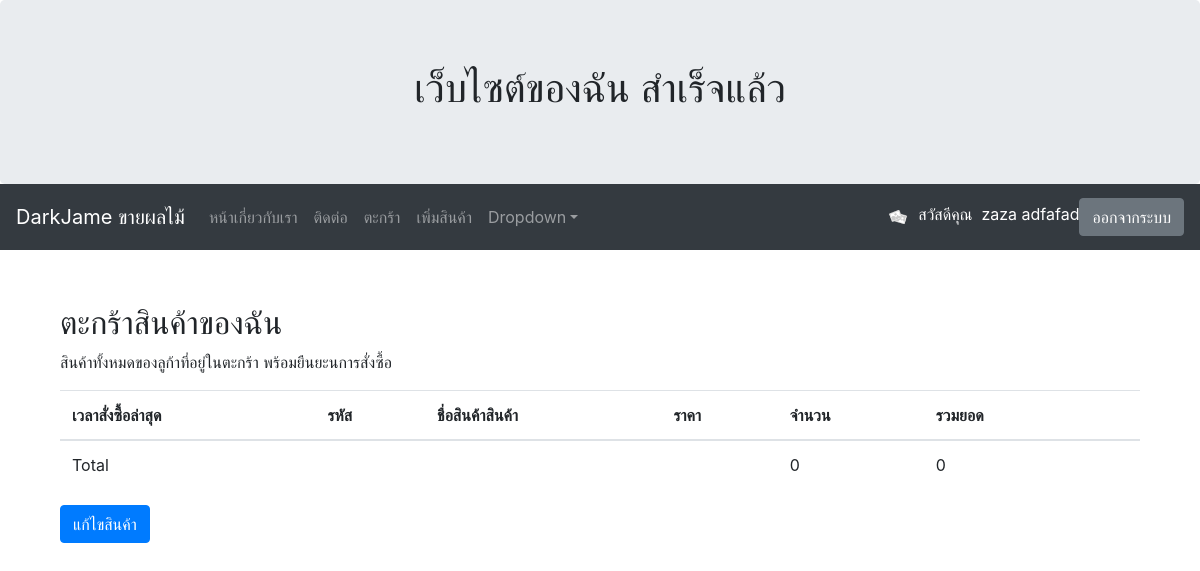
The app's page /mycart/ (signed in), older data.
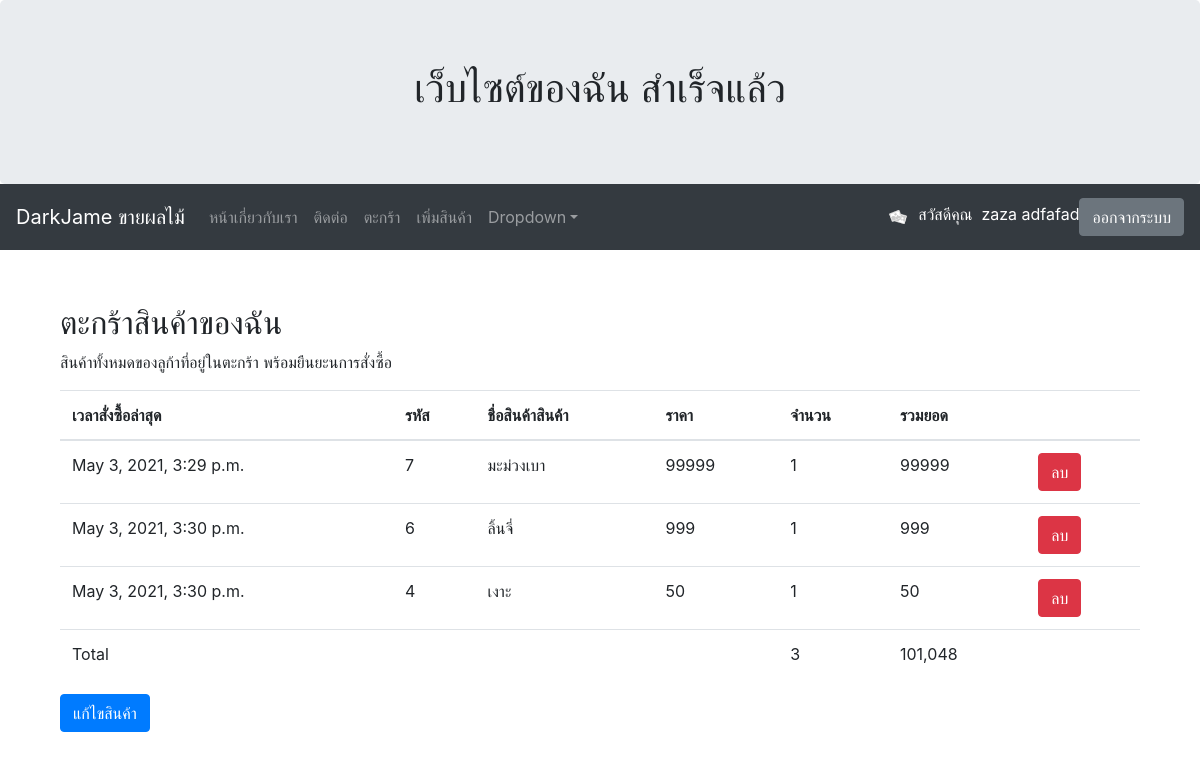
The same page, newer data.
### myapp/models.py (models this page shows)
class Cart(models.Model):
	user = models.ForeignKey(User, on_delete=models.CASCADE)
	productid = models.CharField(max_length=100)
	producname = models.CharField(max_length=100)
	price = models.IntegerField()
	quantity = models.IntegerField()
	total = models.IntegerField()
	stamp = models.DateTimeField(auto_now_add=True, blank=True, null=True)

### myapp/views.py (the view, shortened to what this page needs)
# urls.py: path('mycart/', MyCart, name='mycart-page'),
def MyCart(request):
	username = request.user.username
	user = User.objects.get(username=username)
	context = {}
	mycart = Cart.objects.filter(user=user)
	count = sum([c.quantity for c in mycart])
	total = sum([c.total for c in mycart])
	context['mycart'] = mycart
	context['count'] = count
	context['total'] = total
	return render(request, 'myapp/mycart.html', context)

### templates/myapp/mycart.html (shortened to what this page needs)
{% extends 'myapp/base.html' %}
{% load humanize %}
{% block content %}
    <br/>
    <div class="container">
        <h2>ตะกร้าสินค้าของฉัน</h2>
        <p>สินค้าทั้งหมดของลูก้าที่อยู่ในตะกร้า พร้อมยืนยะนการสั่งซื้อ</p>
        <table class="table">
            <thead>
            <tr>
                <th>เวลาสั่งซื้อล่าสุด</th>
                <th>รหัส</th>
                <th>ชื่อสินค้าสินค้า</th>
                <th>ราคา</th>
                <th>จำนวน</th>
                <th>รวมยอด</th>
                <th></th>
            </tr>
            </thead>
            <tbody>
            {% for pd in mycart %}
                <tr>
                    <td>{{ pd.stamp }}</td>
                    <td>{{ pd.productid }}</td>
                    <td>{{ pd.producname }}</td>
                    <td>{{ pd.price }}</td>
                    <td>{{ pd.quantity }}</td>
                    <td>{{ pd.total }}</td>
                    <form
                            method="POST"
                            id="form{{ pd.productid }}"
                            onsubmit="return confirm('ยืนยันการลบใช่หรือไม่');"
                    >
                        <td>
                            <button form="form{{ pd.productid }}" class="btn btn-danger">
                                ลบ
                            </button>
                        </td>
                    </form>
                </tr>
            {% endfor %}
            <tr>
                <td>Total</td>
                <td></td>
                <td></td>
                <td></td>
                <td>{{ count }}</td>
                <td>{{ total|intcomma }}</td>
                <td></td>
            </tr>
            </tbody>
        </table>
        <a href="{% url 'mycartedit-page' %} " class="btn btn-primary">แก้ไขสินค้า</a>
    </div>
{% endblock content %}

Row changes from the older to the newer data that the page shows:
added Cart: stamp "May 3, 2021, 3:29 p.m.", productid "7", producname "มะม่วงเบา", price "99999", quantity "1", total "99999"
added Cart: stamp "May 3, 2021, 3:30 p.m.", productid "6", producname "ลิ้นจี่", price "999", quantity "1", total "999"
added Cart: stamp "May 3, 2021, 3:30 p.m.", productid "4", producname "เงาะ", price "50", quantity "1", total "50"
Text that changed along with them:
{{ count }}: "0" → "3"
{{ total|intcomma }}: "0" → "101,048"
